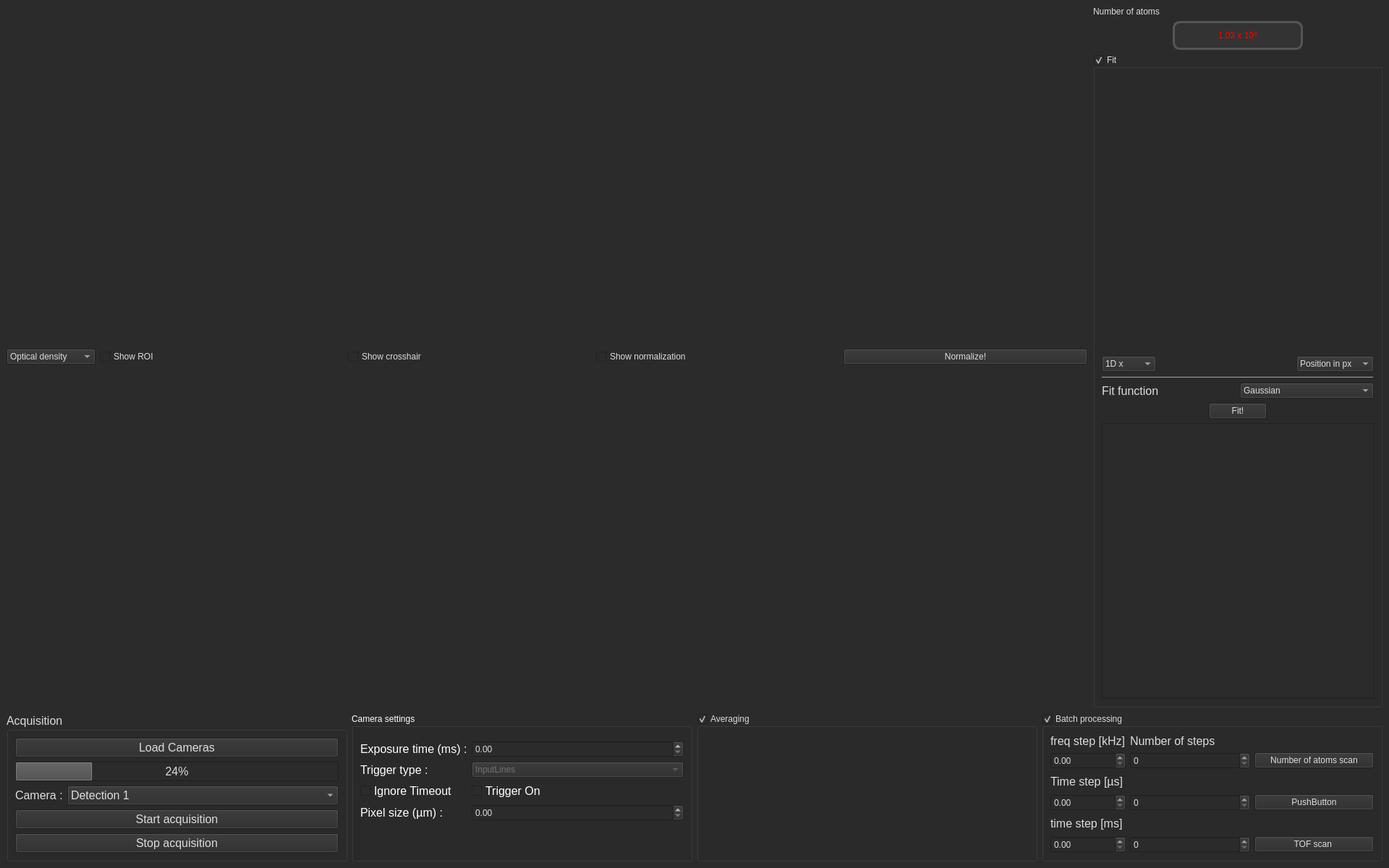
<?xml version="1.0" encoding="UTF-8"?>
<ui version="4.0">
 <class>MainWindow</class>
 <widget class="QMainWindow" name="MainWindow">
  <property name="geometry">
   <rect>
    <x>0</x>
    <y>0</y>
    <width>1920</width>
    <height>1200</height>
   </rect>
  </property>
  <property name="sizePolicy">
   <sizepolicy hsizetype="Maximum" vsizetype="Maximum">
    <horstretch>0</horstretch>
    <verstretch>0</verstretch>
   </sizepolicy>
  </property>
  <property name="palette">
   <palette>
    <active>
     <colorrole role="WindowText">
      <brush brushstyle="SolidPattern">
       <color alpha="255">
        <red>220</red>
        <green>220</green>
        <blue>220</blue>
       </color>
      </brush>
     </colorrole>
     <colorrole role="Button">
      <brush brushstyle="SolidPattern">
       <color alpha="255">
        <red>43</red>
        <green>43</green>
        <blue>43</blue>
       </color>
      </brush>
     </colorrole>
     <colorrole role="Light">
      <brush brushstyle="SolidPattern">
       <color alpha="255">
        <red>154</red>
        <green>153</green>
        <blue>150</blue>
       </color>
      </brush>
     </colorrole>
     <colorrole role="Midlight">
      <brush brushstyle="SolidPattern">
       <color alpha="255">
        <red>113</red>
        <green>113</green>
        <blue>113</blue>
       </color>
      </brush>
     </colorrole>
     <colorrole role="Dark">
      <brush brushstyle="SolidPattern">
       <color alpha="255">
        <red>60</red>
        <green>60</green>
        <blue>60</blue>
       </color>
      </brush>
     </colorrole>
     <colorrole role="Text">
      <brush brushstyle="SolidPattern">
       <color alpha="255">
        <red>220</red>
        <green>220</green>
        <blue>220</blue>
       </color>
      </brush>
     </colorrole>
     <colorrole role="ButtonText">
      <brush brushstyle="SolidPattern">
       <color alpha="255">
        <red>220</red>
        <green>220</green>
        <blue>220</blue>
       </color>
      </brush>
     </colorrole>
     <colorrole role="Base">
      <brush brushstyle="SolidPattern">
       <color alpha="255">
        <red>43</red>
        <green>43</green>
        <blue>43</blue>
       </color>
      </brush>
     </colorrole>
     <colorrole role="Window">
      <brush brushstyle="SolidPattern">
       <color alpha="255">
        <red>43</red>
        <green>43</green>
        <blue>43</blue>
       </color>
      </brush>
     </colorrole>
     <colorrole role="Highlight">
      <brush brushstyle="SolidPattern">
       <color alpha="255">
        <red>85</red>
        <green>85</green>
        <blue>85</blue>
       </color>
      </brush>
     </colorrole>
     <colorrole role="HighlightedText">
      <brush brushstyle="SolidPattern">
       <color alpha="255">
        <red>220</red>
        <green>220</green>
        <blue>220</blue>
       </color>
      </brush>
     </colorrole>
     <colorrole role="AlternateBase">
      <brush brushstyle="SolidPattern">
       <color alpha="255">
        <red>154</red>
        <green>153</green>
        <blue>150</blue>
       </color>
      </brush>
     </colorrole>
     <colorrole role="PlaceholderText">
      <brush brushstyle="NoBrush">
       <color alpha="128">
        <red>220</red>
        <green>220</green>
        <blue>220</blue>
       </color>
      </brush>
     </colorrole>
    </active>
    <inactive>
     <colorrole role="WindowText">
      <brush brushstyle="SolidPattern">
       <color alpha="255">
        <red>220</red>
        <green>220</green>
        <blue>220</blue>
       </color>
      </brush>
     </colorrole>
     <colorrole role="Button">
      <brush brushstyle="SolidPattern">
       <color alpha="255">
        <red>43</red>
        <green>43</green>
        <blue>43</blue>
       </color>
      </brush>
     </colorrole>
     <colorrole role="Light">
      <brush brushstyle="SolidPattern">
       <color alpha="255">
        <red>154</red>
        <green>153</green>
        <blue>150</blue>
       </color>
      </brush>
     </colorrole>
     <colorrole role="Midlight">
      <brush brushstyle="SolidPattern">
       <color alpha="255">
        <red>113</red>
        <green>113</green>
        <blue>113</blue>
       </color>
      </brush>
     </colorrole>
     <colorrole role="Dark">
      <brush brushstyle="SolidPattern">
       <color alpha="255">
        <red>60</red>
        <green>60</green>
        <blue>60</blue>
       </color>
      </brush>
     </colorrole>
     <colorrole role="Text">
      <brush brushstyle="SolidPattern">
       <color alpha="255">
        <red>220</red>
        <green>220</green>
        <blue>220</blue>
       </color>
      </brush>
     </colorrole>
     <colorrole role="ButtonText">
      <brush brushstyle="SolidPattern">
       <color alpha="255">
        <red>220</red>
        <green>220</green>
        <blue>220</blue>
       </color>
      </brush>
     </colorrole>
     <colorrole role="Base">
      <brush brushstyle="SolidPattern">
       <color alpha="255">
        <red>43</red>
        <green>43</green>
        <blue>43</blue>
       </color>
      </brush>
     </colorrole>
     <colorrole role="Window">
      <brush brushstyle="SolidPattern">
       <color alpha="255">
        <red>43</red>
        <green>43</green>
        <blue>43</blue>
       </color>
      </brush>
     </colorrole>
     <colorrole role="Highlight">
      <brush brushstyle="SolidPattern">
       <color alpha="255">
        <red>85</red>
        <green>85</green>
        <blue>85</blue>
       </color>
      </brush>
     </colorrole>
     <colorrole role="HighlightedText">
      <brush brushstyle="SolidPattern">
       <color alpha="255">
        <red>220</red>
        <green>220</green>
        <blue>220</blue>
       </color>
      </brush>
     </colorrole>
     <colorrole role="AlternateBase">
      <brush brushstyle="SolidPattern">
       <color alpha="255">
        <red>154</red>
        <green>153</green>
        <blue>150</blue>
       </color>
      </brush>
     </colorrole>
     <colorrole role="PlaceholderText">
      <brush brushstyle="NoBrush">
       <color alpha="128">
        <red>220</red>
        <green>220</green>
        <blue>220</blue>
       </color>
      </brush>
     </colorrole>
    </inactive>
    <disabled>
     <colorrole role="WindowText">
      <brush brushstyle="SolidPattern">
       <color alpha="255">
        <red>220</red>
        <green>220</green>
        <blue>220</blue>
       </color>
      </brush>
     </colorrole>
     <colorrole role="Button">
      <brush brushstyle="SolidPattern">
       <color alpha="255">
        <red>43</red>
        <green>43</green>
        <blue>43</blue>
       </color>
      </brush>
     </colorrole>
     <colorrole role="Light">
      <brush brushstyle="SolidPattern">
       <color alpha="255">
        <red>154</red>
        <green>153</green>
        <blue>150</blue>
       </color>
      </brush>
     </colorrole>
     <colorrole role="Midlight">
      <brush brushstyle="SolidPattern">
       <color alpha="255">
        <red>113</red>
        <green>113</green>
        <blue>113</blue>
       </color>
      </brush>
     </colorrole>
     <colorrole role="Dark">
      <brush brushstyle="SolidPattern">
       <color alpha="255">
        <red>60</red>
        <green>60</green>
        <blue>60</blue>
       </color>
      </brush>
     </colorrole>
     <colorrole role="Text">
      <brush brushstyle="SolidPattern">
       <color alpha="255">
        <red>220</red>
        <green>220</green>
        <blue>220</blue>
       </color>
      </brush>
     </colorrole>
     <colorrole role="ButtonText">
      <brush brushstyle="SolidPattern">
       <color alpha="255">
        <red>220</red>
        <green>220</green>
        <blue>220</blue>
       </color>
      </brush>
     </colorrole>
     <colorrole role="Base">
      <brush brushstyle="SolidPattern">
       <color alpha="255">
        <red>43</red>
        <green>43</green>
        <blue>43</blue>
       </color>
      </brush>
     </colorrole>
     <colorrole role="Window">
      <brush brushstyle="SolidPattern">
       <color alpha="255">
        <red>43</red>
        <green>43</green>
        <blue>43</blue>
       </color>
      </brush>
     </colorrole>
     <colorrole role="Highlight">
      <brush brushstyle="SolidPattern">
       <color alpha="255">
        <red>85</red>
        <green>85</green>
        <blue>85</blue>
       </color>
      </brush>
     </colorrole>
     <colorrole role="HighlightedText">
      <brush brushstyle="SolidPattern">
       <color alpha="255">
        <red>220</red>
        <green>220</green>
        <blue>220</blue>
       </color>
      </brush>
     </colorrole>
     <colorrole role="AlternateBase">
      <brush brushstyle="SolidPattern">
       <color alpha="255">
        <red>154</red>
        <green>153</green>
        <blue>150</blue>
       </color>
      </brush>
     </colorrole>
     <colorrole role="PlaceholderText">
      <brush brushstyle="NoBrush">
       <color alpha="128">
        <red>220</red>
        <green>220</green>
        <blue>220</blue>
       </color>
      </brush>
     </colorrole>
    </disabled>
   </palette>
  </property>
  <property name="windowTitle">
   <string>Absorption GUI - 24/07/24 version</string>
  </property>
  <property name="autoFillBackground">
   <bool>false</bool>
  </property>
  <property name="styleSheet">
   <string notr="true"/>
  </property>
  <widget class="QWidget" name="centralwidget">
   <property name="sizePolicy">
    <sizepolicy hsizetype="MinimumExpanding" vsizetype="MinimumExpanding">
     <horstretch>0</horstretch>
     <verstretch>0</verstretch>
    </sizepolicy>
   </property>
   <property name="minimumSize">
    <size>
     <width>1200</width>
     <height>920</height>
    </size>
   </property>
   <layout class="QGridLayout" name="gridLayout">
    <item row="0" column="0">
     <layout class="QVBoxLayout" name="MainVerticalLayout">
      <property name="sizeConstraint">
       <enum>QLayout::SetMinAndMaxSize</enum>
      </property>
      <item>
       <layout class="QHBoxLayout" name="TopHorizontal">
        <item>
         <layout class="QVBoxLayout" name="ImagePanel">
          <property name="sizeConstraint">
           <enum>QLayout::SetMinimumSize</enum>
          </property>
          <item>
           <layout class="QHBoxLayout" name="DisplaySettings">
            <item>
             <widget class="QComboBox" name="ImageSourceCombo">
              <property name="sizePolicy">
               <sizepolicy hsizetype="Maximum" vsizetype="Fixed">
                <horstretch>0</horstretch>
                <verstretch>0</verstretch>
               </sizepolicy>
              </property>
              <property name="font">
               <font>
                <weight>50</weight>
                <bold>false</bold>
               </font>
              </property>
              <item>
               <property name="text">
                <string>Optical density</string>
               </property>
              </item>
              <item>
               <property name="text">
                <string>Number of atoms</string>
               </property>
              </item>
              <item>
               <property name="text">
                <string>Bright image</string>
               </property>
              </item>
              <item>
               <property name="text">
                <string>Dark image</string>
               </property>
              </item>
             </widget>
            </item>
            <item>
             <widget class="QCheckBox" name="checkBox_showROI">
              <property name="text">
               <string>Show ROI</string>
              </property>
             </widget>
            </item>
            <item>
             <widget class="QCheckBox" name="checkBox_showCross">
              <property name="text">
               <string>Show crosshair</string>
              </property>
             </widget>
            </item>
            <item>
             <widget class="QCheckBox" name="checkBox_showNorm">
              <property name="text">
               <string>Show normalization</string>
              </property>
             </widget>
            </item>
            <item>
             <widget class="QPushButton" name="pushButton_Norm">
              <property name="text">
               <string>Normalize!</string>
              </property>
             </widget>
            </item>
           </layout>
          </item>
          <item>
           <layout class="QVBoxLayout" name="ImageDisplayLayout"/>
          </item>
         </layout>
        </item>
        <item>
         <spacer name="verticalSpacer_3">
          <property name="font">
           <font>
            <weight>50</weight>
            <bold>false</bold>
           </font>
          </property>
          <property name="orientation">
           <enum>Qt::Vertical</enum>
          </property>
          <property name="sizeType">
           <enum>QSizePolicy::MinimumExpanding</enum>
          </property>
          <property name="sizeHint" stdset="0">
           <size>
            <width>0</width>
            <height>40</height>
           </size>
          </property>
         </spacer>
        </item>
        <item>
         <spacer name="horizontalSpacer_6">
          <property name="font">
           <font>
            <weight>50</weight>
            <bold>false</bold>
           </font>
          </property>
          <property name="orientation">
           <enum>Qt::Horizontal</enum>
          </property>
          <property name="sizeType">
           <enum>QSizePolicy::Fixed</enum>
          </property>
          <property name="sizeHint" stdset="0">
           <size>
            <width>2</width>
            <height>0</height>
           </size>
          </property>
         </spacer>
        </item>
        <item>
         <layout class="QVBoxLayout" name="AnalysisPanel">
          <property name="sizeConstraint">
           <enum>QLayout::SetMaximumSize</enum>
          </property>
          <item>
           <layout class="QHBoxLayout" name="horizontalLayout_2">
            <item>
             <widget class="QLabel" name="label">
              <property name="text">
               <string>Number of atoms</string>
              </property>
             </widget>
            </item>
           </layout>
          </item>
          <item>
           <layout class="QHBoxLayout" name="horizontalLayout">
            <item>
             <widget class="QLabel" name="NumberOfAtomsLabel">
              <property name="sizePolicy">
               <sizepolicy hsizetype="MinimumExpanding" vsizetype="Fixed">
                <horstretch>0</horstretch>
                <verstretch>0</verstretch>
               </sizepolicy>
              </property>
              <property name="minimumSize">
               <size>
                <width>180</width>
                <height>0</height>
               </size>
              </property>
              <property name="font">
               <font>
                <family>Arial</family>
               </font>
              </property>
              <property name="styleSheet">
               <string notr="true">    background-color: #333; /* Dark background color */
    color: red; /* Red numbers */
    font-size: calc(10px + 2vw); /* Adjust font size dynamically */
    font-family: Arial, sans-serif; /* Specify font family */
    padding: 10px; /* Add padding for spacing */
    text-align: center; /* Center the text horizontally */
    max-width: 100%; /* Limit the width to prevent overflow */
    white-space: nowrap; /* Prevent text from wrapping */
    overflow: hidden; /* Hide overflowing text */
    border: 3px solid #555; /* Dark framing */
    border-radius: 10px; /* Rounded edges */</string>
              </property>
              <property name="frameShape">
               <enum>QFrame::WinPanel</enum>
              </property>
              <property name="frameShadow">
               <enum>QFrame::Plain</enum>
              </property>
              <property name="lineWidth">
               <number>0</number>
              </property>
              <property name="text">
               <string>1.03 x 10⁸</string>
              </property>
              <property name="scaledContents">
               <bool>true</bool>
              </property>
              <property name="alignment">
               <set>Qt::AlignCenter</set>
              </property>
             </widget>
            </item>
           </layout>
          </item>
          <item>
           <widget class="QGroupBox" name="FitPanel">
            <property name="enabled">
             <bool>true</bool>
            </property>
            <property name="sizePolicy">
             <sizepolicy hsizetype="MinimumExpanding" vsizetype="MinimumExpanding">
              <horstretch>0</horstretch>
              <verstretch>0</verstretch>
             </sizepolicy>
            </property>
            <property name="maximumSize">
             <size>
              <width>400</width>
              <height>16777215</height>
             </size>
            </property>
            <property name="font">
             <font>
              <weight>50</weight>
              <bold>false</bold>
             </font>
            </property>
            <property name="title">
             <string>Fit</string>
            </property>
            <property name="flat">
             <bool>false</bool>
            </property>
            <property name="checkable">
             <bool>true</bool>
            </property>
            <layout class="QVBoxLayout" name="verticalLayout">
             <item>
              <layout class="QVBoxLayout" name="verticalLayout_fit">
               <property name="sizeConstraint">
                <enum>QLayout::SetMinAndMaxSize</enum>
               </property>
               <item>
                <widget class="GraphicsLayoutWidget" name="AnalysisWidget" native="true">
                 <property name="sizePolicy">
                  <sizepolicy hsizetype="MinimumExpanding" vsizetype="MinimumExpanding">
                   <horstretch>0</horstretch>
                   <verstretch>0</verstretch>
                  </sizepolicy>
                 </property>
                </widget>
               </item>
               <item>
                <layout class="QHBoxLayout" name="horizontalLayout_4">
                 <item>
                  <widget class="QComboBox" name="fitTypeComboBox">
                   <item>
                    <property name="text">
                     <string>1D x</string>
                    </property>
                   </item>
                   <item>
                    <property name="text">
                     <string>1D y</string>
                    </property>
                   </item>
                   <item>
                    <property name="text">
                     <string>1D (x, y)</string>
                    </property>
                   </item>
                   <item>
                    <property name="text">
                     <string>2D</string>
                    </property>
                   </item>
                  </widget>
                 </item>
                 <item>
                  <spacer name="horizontalSpacer_3">
                   <property name="orientation">
                    <enum>Qt::Horizontal</enum>
                   </property>
                   <property name="sizeHint" stdset="0">
                    <size>
                     <width>40</width>
                     <height>20</height>
                    </size>
                   </property>
                  </spacer>
                 </item>
                 <item>
                  <widget class="QComboBox" name="posPixelComboBox">
                   <property name="sizePolicy">
                    <sizepolicy hsizetype="Preferred" vsizetype="Fixed">
                     <horstretch>0</horstretch>
                     <verstretch>0</verstretch>
                    </sizepolicy>
                   </property>
                   <property name="minimumSize">
                    <size>
                     <width>100</width>
                     <height>0</height>
                    </size>
                   </property>
                   <item>
                    <property name="text">
                     <string>Position in px</string>
                    </property>
                   </item>
                   <item>
                    <property name="text">
                     <string>Position in µm</string>
                    </property>
                   </item>
                  </widget>
                 </item>
                </layout>
               </item>
               <item>
                <widget class="Line" name="line">
                 <property name="orientation">
                  <enum>Qt::Horizontal</enum>
                 </property>
                </widget>
               </item>
               <item>
                <layout class="QHBoxLayout" name="horizontalLayout_5">
                 <item>
                  <widget class="QLabel" name="label_2">
                   <property name="font">
                    <font>
                     <pointsize>12</pointsize>
                     <weight>50</weight>
                     <bold>false</bold>
                    </font>
                   </property>
                   <property name="text">
                    <string>Fit function</string>
                   </property>
                  </widget>
                 </item>
                 <item>
                  <widget class="QComboBox" name="fitFuncComboBox">
                   <item>
                    <property name="text">
                     <string>Gaussian</string>
                    </property>
                   </item>
                   <item>
                    <property name="text">
                     <string>Parabolic</string>
                    </property>
                   </item>
                  </widget>
                 </item>
                </layout>
               </item>
               <item>
                <layout class="QHBoxLayout" name="horizontalLayout_fit1">
                 <item>
                  <spacer name="horizontalSpacer">
                   <property name="orientation">
                    <enum>Qt::Horizontal</enum>
                   </property>
                   <property name="sizeHint" stdset="0">
                    <size>
                     <width>40</width>
                     <height>20</height>
                    </size>
                   </property>
                  </spacer>
                 </item>
                 <item>
                  <widget class="QPushButton" name="fitPushButton">
                   <property name="minimumSize">
                    <size>
                     <width>75</width>
                     <height>0</height>
                    </size>
                   </property>
                   <property name="text">
                    <string>Fit!</string>
                   </property>
                  </widget>
                 </item>
                 <item>
                  <spacer name="horizontalSpacer_2">
                   <property name="orientation">
                    <enum>Qt::Horizontal</enum>
                   </property>
                   <property name="sizeHint" stdset="0">
                    <size>
                     <width>40</width>
                     <height>20</height>
                    </size>
                   </property>
                  </spacer>
                 </item>
                </layout>
               </item>
               <item>
                <widget class="QTextBrowser" name="textBrowser_fit"/>
               </item>
              </layout>
             </item>
            </layout>
           </widget>
          </item>
         </layout>
        </item>
       </layout>
      </item>
      <item>
       <spacer name="verticalSpacer">
        <property name="font">
         <font>
          <weight>50</weight>
          <bold>false</bold>
         </font>
        </property>
        <property name="orientation">
         <enum>Qt::Vertical</enum>
        </property>
        <property name="sizeType">
         <enum>QSizePolicy::Fixed</enum>
        </property>
        <property name="sizeHint" stdset="0">
         <size>
          <width>20</width>
          <height>2</height>
         </size>
        </property>
       </spacer>
      </item>
      <item>
       <layout class="QHBoxLayout" name="BottomHorizontal">
        <item>
         <widget class="QGroupBox" name="Acquisition">
          <property name="sizePolicy">
           <sizepolicy hsizetype="Expanding" vsizetype="Preferred">
            <horstretch>0</horstretch>
            <verstretch>0</verstretch>
           </sizepolicy>
          </property>
          <property name="font">
           <font>
            <pointsize>12</pointsize>
            <weight>50</weight>
            <bold>false</bold>
           </font>
          </property>
          <property name="styleSheet">
           <string notr="true"/>
          </property>
          <property name="title">
           <string>Acquisition</string>
          </property>
          <layout class="QFormLayout" name="formLayout_2">
           <item row="3" column="0">
            <widget class="QLabel" name="label_3">
             <property name="sizePolicy">
              <sizepolicy hsizetype="MinimumExpanding" vsizetype="Preferred">
               <horstretch>0</horstretch>
               <verstretch>0</verstretch>
              </sizepolicy>
             </property>
             <property name="font">
              <font>
               <pointsize>12</pointsize>
               <weight>50</weight>
               <bold>false</bold>
              </font>
             </property>
             <property name="text">
              <string>Camera :</string>
             </property>
            </widget>
           </item>
           <item row="3" column="1">
            <widget class="QComboBox" name="comboBox_camchoice">
             <property name="sizePolicy">
              <sizepolicy hsizetype="MinimumExpanding" vsizetype="Fixed">
               <horstretch>0</horstretch>
               <verstretch>0</verstretch>
              </sizepolicy>
             </property>
             <item>
              <property name="text">
               <string>Detection 1</string>
              </property>
             </item>
             <item>
              <property name="text">
               <string>Detection 2</string>
              </property>
             </item>
             <item>
              <property name="text">
               <string>Detection 3</string>
              </property>
             </item>
            </widget>
           </item>
           <item row="4" column="0" colspan="2">
            <widget class="QPushButton" name="pushButton_start_acq">
             <property name="sizePolicy">
              <sizepolicy hsizetype="Expanding" vsizetype="Fixed">
               <horstretch>0</horstretch>
               <verstretch>0</verstretch>
              </sizepolicy>
             </property>
             <property name="font">
              <font>
               <pointsize>12</pointsize>
               <weight>50</weight>
               <bold>false</bold>
              </font>
             </property>
             <property name="styleSheet">
              <string notr="true"/>
             </property>
             <property name="text">
              <string>Start acquisition</string>
             </property>
            </widget>
           </item>
           <item row="5" column="0" colspan="2">
            <widget class="QPushButton" name="pushButton_stop_acq">
             <property name="sizePolicy">
              <sizepolicy hsizetype="Expanding" vsizetype="Fixed">
               <horstretch>0</horstretch>
               <verstretch>0</verstretch>
              </sizepolicy>
             </property>
             <property name="font">
              <font>
               <pointsize>12</pointsize>
               <weight>50</weight>
               <bold>false</bold>
              </font>
             </property>
             <property name="styleSheet">
              <string notr="true"/>
             </property>
             <property name="text">
              <string>Stop acquisition</string>
             </property>
            </widget>
           </item>
           <item row="1" column="0" colspan="2">
            <widget class="QPushButton" name="pushButton">
             <property name="text">
              <string>Load Cameras</string>
             </property>
            </widget>
           </item>
           <item row="2" column="0" colspan="2">
            <widget class="QProgressBar" name="VimbaLoad">
             <property name="value">
              <number>24</number>
             </property>
            </widget>
           </item>
          </layout>
         </widget>
        </item>
        <item>
         <widget class="QGroupBox" name="CameraSettings">
          <property name="sizePolicy">
           <sizepolicy hsizetype="MinimumExpanding" vsizetype="Preferred">
            <horstretch>0</horstretch>
            <verstretch>0</verstretch>
           </sizepolicy>
          </property>
          <property name="palette">
           <palette>
            <active>
             <colorrole role="WindowText">
              <brush brushstyle="SolidPattern">
               <color alpha="255">
                <red>255</red>
                <green>255</green>
                <blue>255</blue>
               </color>
              </brush>
             </colorrole>
             <colorrole role="Button">
              <brush brushstyle="SolidPattern">
               <color alpha="255">
                <red>43</red>
                <green>43</green>
                <blue>43</blue>
               </color>
              </brush>
             </colorrole>
             <colorrole role="Midlight">
              <brush brushstyle="SolidPattern">
               <color alpha="255">
                <red>43</red>
                <green>43</green>
                <blue>43</blue>
               </color>
              </brush>
             </colorrole>
             <colorrole role="Mid">
              <brush brushstyle="SolidPattern">
               <color alpha="255">
                <red>0</red>
                <green>0</green>
                <blue>0</blue>
               </color>
              </brush>
             </colorrole>
             <colorrole role="ButtonText">
              <brush brushstyle="SolidPattern">
               <color alpha="255">
                <red>220</red>
                <green>220</green>
                <blue>220</blue>
               </color>
              </brush>
             </colorrole>
             <colorrole role="Shadow">
              <brush brushstyle="SolidPattern">
               <color alpha="255">
                <red>0</red>
                <green>0</green>
                <blue>0</blue>
               </color>
              </brush>
             </colorrole>
            </active>
            <inactive>
             <colorrole role="WindowText">
              <brush brushstyle="SolidPattern">
               <color alpha="255">
                <red>255</red>
                <green>255</green>
                <blue>255</blue>
               </color>
              </brush>
             </colorrole>
             <colorrole role="Button">
              <brush brushstyle="SolidPattern">
               <color alpha="255">
                <red>43</red>
                <green>43</green>
                <blue>43</blue>
               </color>
              </brush>
             </colorrole>
             <colorrole role="Midlight">
              <brush brushstyle="SolidPattern">
               <color alpha="255">
                <red>43</red>
                <green>43</green>
                <blue>43</blue>
               </color>
              </brush>
             </colorrole>
             <colorrole role="Mid">
              <brush brushstyle="SolidPattern">
               <color alpha="255">
                <red>0</red>
                <green>0</green>
                <blue>0</blue>
               </color>
              </brush>
             </colorrole>
             <colorrole role="ButtonText">
              <brush brushstyle="SolidPattern">
               <color alpha="255">
                <red>220</red>
                <green>220</green>
                <blue>220</blue>
               </color>
              </brush>
             </colorrole>
             <colorrole role="Shadow">
              <brush brushstyle="SolidPattern">
               <color alpha="255">
                <red>0</red>
                <green>0</green>
                <blue>0</blue>
               </color>
              </brush>
             </colorrole>
            </inactive>
            <disabled>
             <colorrole role="WindowText">
              <brush brushstyle="SolidPattern">
               <color alpha="255">
                <red>220</red>
                <green>220</green>
                <blue>220</blue>
               </color>
              </brush>
             </colorrole>
             <colorrole role="Button">
              <brush brushstyle="SolidPattern">
               <color alpha="255">
                <red>43</red>
                <green>43</green>
                <blue>43</blue>
               </color>
              </brush>
             </colorrole>
             <colorrole role="Midlight">
              <brush brushstyle="SolidPattern">
               <color alpha="255">
                <red>43</red>
                <green>43</green>
                <blue>43</blue>
               </color>
              </brush>
             </colorrole>
             <colorrole role="Mid">
              <brush brushstyle="SolidPattern">
               <color alpha="255">
                <red>0</red>
                <green>0</green>
                <blue>0</blue>
               </color>
              </brush>
             </colorrole>
             <colorrole role="ButtonText">
              <brush brushstyle="SolidPattern">
               <color alpha="255">
                <red>113</red>
                <green>113</green>
                <blue>113</blue>
               </color>
              </brush>
             </colorrole>
             <colorrole role="Shadow">
              <brush brushstyle="SolidPattern">
               <color alpha="255">
                <red>0</red>
                <green>0</green>
                <blue>0</blue>
               </color>
              </brush>
             </colorrole>
            </disabled>
           </palette>
          </property>
          <property name="font">
           <font>
            <weight>50</weight>
            <bold>false</bold>
           </font>
          </property>
          <property name="title">
           <string>Camera settings</string>
          </property>
          <layout class="QFormLayout" name="formLayout">
           <item row="1" column="0">
            <widget class="Line" name="line_5">
             <property name="orientation">
              <enum>Qt::Horizontal</enum>
             </property>
            </widget>
           </item>
           <item row="5" column="0">
            <widget class="QLabel" name="label_4">
             <property name="font">
              <font>
               <pointsize>12</pointsize>
               <weight>50</weight>
               <bold>false</bold>
              </font>
             </property>
             <property name="text">
              <string>Exposure time (ms) :</string>
             </property>
            </widget>
           </item>
           <item row="5" column="1">
            <widget class="QDoubleSpinBox" name="spinBox_exptime"/>
           </item>
           <item row="6" column="0">
            <widget class="QLabel" name="label_5">
             <property name="font">
              <font>
               <pointsize>12</pointsize>
               <weight>50</weight>
               <bold>false</bold>
              </font>
             </property>
             <property name="text">
              <string>Trigger type :</string>
             </property>
            </widget>
           </item>
           <item row="6" column="1">
            <widget class="QComboBox" name="comboBox_TrigType">
             <property name="enabled">
              <bool>false</bool>
             </property>
             <item>
              <property name="text">
               <string>InputLines</string>
              </property>
             </item>
             <item>
              <property name="text">
               <string>Software</string>
              </property>
             </item>
            </widget>
           </item>
           <item row="7" column="0">
            <widget class="QCheckBox" name="checkBox_ignoreTimeout">
             <property name="font">
              <font>
               <pointsize>12</pointsize>
               <weight>50</weight>
               <bold>false</bold>
              </font>
             </property>
             <property name="text">
              <string>Ignore Timeout</string>
             </property>
            </widget>
           </item>
           <item row="7" column="1">
            <widget class="QCheckBox" name="checkBox_trigOn">
             <property name="font">
              <font>
               <pointsize>12</pointsize>
               <weight>50</weight>
               <bold>false</bold>
              </font>
             </property>
             <property name="text">
              <string>Trigger On</string>
             </property>
            </widget>
           </item>
           <item row="8" column="0">
            <widget class="QLabel" name="label_8">
             <property name="font">
              <font>
               <pointsize>12</pointsize>
               <weight>50</weight>
               <bold>false</bold>
              </font>
             </property>
             <property name="text">
              <string>Pixel size (µm) :</string>
             </property>
            </widget>
           </item>
           <item row="8" column="1">
            <widget class="QDoubleSpinBox" name="spinBox_pixelsize"/>
           </item>
          </layout>
         </widget>
        </item>
        <item>
         <widget class="QGroupBox" name="Averaging">
          <property name="enabled">
           <bool>false</bool>
          </property>
          <property name="sizePolicy">
           <sizepolicy hsizetype="MinimumExpanding" vsizetype="Preferred">
            <horstretch>0</horstretch>
            <verstretch>0</verstretch>
           </sizepolicy>
          </property>
          <property name="font">
           <font>
            <weight>50</weight>
            <bold>false</bold>
           </font>
          </property>
          <property name="title">
           <string>Averaging</string>
          </property>
          <property name="checkable">
           <bool>true</bool>
          </property>
         </widget>
        </item>
        <item>
         <widget class="QGroupBox" name="BatchProcessing">
          <property name="enabled">
           <bool>true</bool>
          </property>
          <property name="sizePolicy">
           <sizepolicy hsizetype="MinimumExpanding" vsizetype="Preferred">
            <horstretch>0</horstretch>
            <verstretch>0</verstretch>
           </sizepolicy>
          </property>
          <property name="font">
           <font>
            <weight>50</weight>
            <bold>false</bold>
           </font>
          </property>
          <property name="title">
           <string>Batch processing</string>
          </property>
          <property name="checkable">
           <bool>true</bool>
          </property>
          <layout class="QGridLayout" name="gridLayout_3">
           <item row="0" column="0">
            <layout class="QGridLayout" name="gridLayout_2">
             <item row="1" column="2">
              <widget class="QPushButton" name="pushButton_N_at_scan">
               <property name="text">
                <string>Number of atoms scan</string>
               </property>
              </widget>
             </item>
             <item row="2" column="0">
              <widget class="QLabel" name="label_time_step_rabi">
               <property name="font">
                <font>
                 <pointsize>12</pointsize>
                 <weight>50</weight>
                 <bold>false</bold>
                </font>
               </property>
               <property name="text">
                <string>Time step [µs]</string>
               </property>
              </widget>
             </item>
             <item row="3" column="0">
              <widget class="QDoubleSpinBox" name="doubleSpinBox_rabi_time_step"/>
             </item>
             <item row="4" column="1">
              <widget class="QLabel" name="label_NStep_TOF">
               <property name="text">
                <string/>
               </property>
              </widget>
             </item>
             <item row="3" column="1">
              <widget class="QSpinBox" name="spinBox_rabi_N_step"/>
             </item>
             <item row="5" column="0">
              <widget class="QDoubleSpinBox" name="doubleSpinBox_time_step_freq"/>
             </item>
             <item row="1" column="1">
              <widget class="QSpinBox" name="spinBox_N_at_freq_scan"/>
             </item>
             <item row="4" column="0">
              <widget class="QLabel" name="label_time_step_TOF">
               <property name="font">
                <font>
                 <pointsize>12</pointsize>
                 <weight>50</weight>
                 <bold>false</bold>
                </font>
               </property>
               <property name="text">
                <string>time step [ms]</string>
               </property>
              </widget>
             </item>
             <item row="0" column="0">
              <widget class="QLabel" name="label_freq_step">
               <property name="sizePolicy">
                <sizepolicy hsizetype="Fixed" vsizetype="Fixed">
                 <horstretch>0</horstretch>
                 <verstretch>0</verstretch>
                </sizepolicy>
               </property>
               <property name="font">
                <font>
                 <pointsize>12</pointsize>
                 <weight>50</weight>
                 <bold>false</bold>
                </font>
               </property>
               <property name="text">
                <string>freq step [kHz]</string>
               </property>
              </widget>
             </item>
             <item row="5" column="2">
              <widget class="QPushButton" name="pushButton_TOFScan">
               <property name="text">
                <string>TOF scan </string>
               </property>
              </widget>
             </item>
             <item row="3" column="2">
              <widget class="QPushButton" name="pushButton_rabi_scan">
               <property name="text">
                <string>PushButton</string>
               </property>
              </widget>
             </item>
             <item row="5" column="1">
              <widget class="QSpinBox" name="spinBox_N_step_scan"/>
             </item>
             <item row="1" column="0">
              <widget class="QDoubleSpinBox" name="doubleSpinBox_freq_scan"/>
             </item>
             <item row="0" column="1">
              <widget class="QLabel" name="label_NstepFreq">
               <property name="font">
                <font>
                 <pointsize>12</pointsize>
                 <weight>50</weight>
                 <bold>false</bold>
                </font>
               </property>
               <property name="text">
                <string>Number of steps </string>
               </property>
              </widget>
             </item>
            </layout>
           </item>
          </layout>
         </widget>
        </item>
       </layout>
      </item>
     </layout>
    </item>
   </layout>
  </widget>
 </widget>
 <customwidgets>
  <customwidget>
   <class>GraphicsLayoutWidget</class>
   <extends>QWidget</extends>
   <header>pyqtgraph</header>
   <container>1</container>
  </customwidget>
 </customwidgets>
 <resources/>
 <connections/>
</ui>
